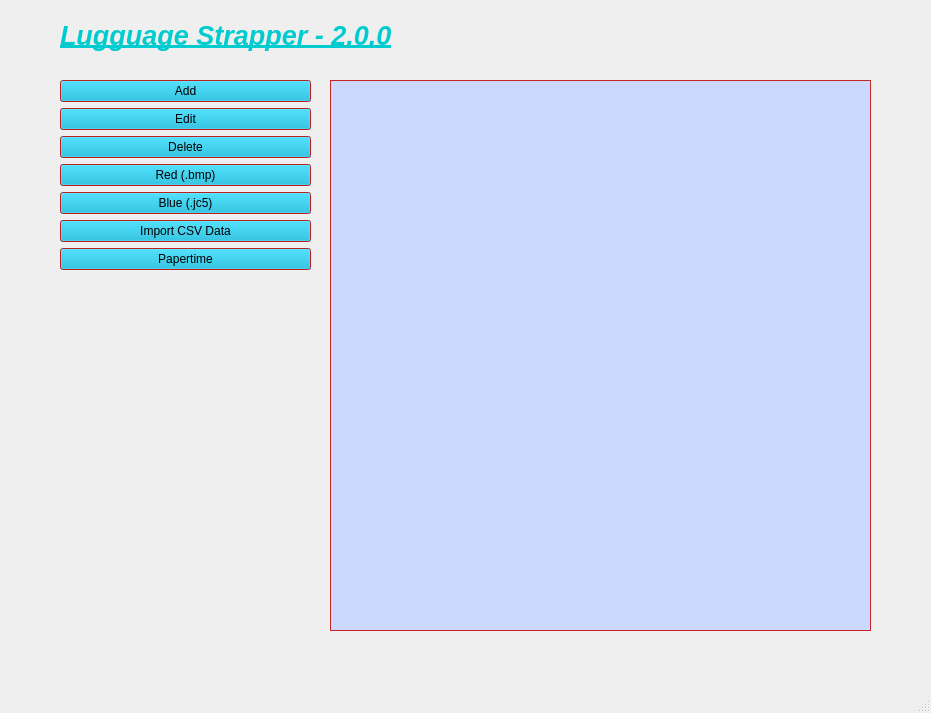
<?xml version="1.0" encoding="UTF-8"?>
<ui version="4.0">
 <class>MainWindow</class>
 <widget class="QMainWindow" name="MainWindow">
  <property name="geometry">
   <rect>
    <x>0</x>
    <y>0</y>
    <width>931</width>
    <height>713</height>
   </rect>
  </property>
  <property name="windowTitle">
   <string>MainWindow</string>
  </property>
  <widget class="QWidget" name="centralwidget">
   <property name="palette">
    <palette>
     <active>
      <colorrole role="Button">
       <brush brushstyle="SolidPattern">
        <color alpha="255">
         <red>0</red>
         <green>174</green>
         <blue>209</blue>
        </color>
       </brush>
      </colorrole>
      <colorrole role="Base">
       <brush brushstyle="SolidPattern">
        <color alpha="255">
         <red>255</red>
         <green>255</green>
         <blue>255</blue>
        </color>
       </brush>
      </colorrole>
      <colorrole role="Window">
       <brush brushstyle="SolidPattern">
        <color alpha="255">
         <red>0</red>
         <green>123</green>
         <blue>255</blue>
        </color>
       </brush>
      </colorrole>
      <colorrole role="AlternateBase">
       <brush brushstyle="SolidPattern">
        <color alpha="255">
         <red>0</red>
         <green>123</green>
         <blue>255</blue>
        </color>
       </brush>
      </colorrole>
     </active>
     <inactive>
      <colorrole role="Button">
       <brush brushstyle="SolidPattern">
        <color alpha="255">
         <red>0</red>
         <green>174</green>
         <blue>209</blue>
        </color>
       </brush>
      </colorrole>
      <colorrole role="Base">
       <brush brushstyle="SolidPattern">
        <color alpha="255">
         <red>255</red>
         <green>255</green>
         <blue>255</blue>
        </color>
       </brush>
      </colorrole>
      <colorrole role="Window">
       <brush brushstyle="SolidPattern">
        <color alpha="255">
         <red>0</red>
         <green>123</green>
         <blue>255</blue>
        </color>
       </brush>
      </colorrole>
      <colorrole role="AlternateBase">
       <brush brushstyle="SolidPattern">
        <color alpha="255">
         <red>0</red>
         <green>123</green>
         <blue>255</blue>
        </color>
       </brush>
      </colorrole>
     </inactive>
     <disabled>
      <colorrole role="Button">
       <brush brushstyle="SolidPattern">
        <color alpha="255">
         <red>0</red>
         <green>174</green>
         <blue>209</blue>
        </color>
       </brush>
      </colorrole>
      <colorrole role="Base">
       <brush brushstyle="SolidPattern">
        <color alpha="255">
         <red>0</red>
         <green>123</green>
         <blue>255</blue>
        </color>
       </brush>
      </colorrole>
      <colorrole role="Window">
       <brush brushstyle="SolidPattern">
        <color alpha="255">
         <red>0</red>
         <green>123</green>
         <blue>255</blue>
        </color>
       </brush>
      </colorrole>
      <colorrole role="AlternateBase">
       <brush brushstyle="SolidPattern">
        <color alpha="255">
         <red>0</red>
         <green>123</green>
         <blue>255</blue>
        </color>
       </brush>
      </colorrole>
     </disabled>
    </palette>
   </property>
   <widget class="QWidget" name="horizontalLayoutWidget_2">
    <property name="geometry">
     <rect>
      <x>0</x>
      <y>0</y>
      <width>931</width>
      <height>671</height>
     </rect>
    </property>
    <layout class="QHBoxLayout" name="horizontalLayout">
     <item>
      <widget class="QWidget" name="widget" native="true">
       <property name="palette">
        <palette>
         <active>
          <colorrole role="Base">
           <brush brushstyle="SolidPattern">
            <color alpha="255">
             <red>255</red>
             <green>255</green>
             <blue>255</blue>
            </color>
           </brush>
          </colorrole>
          <colorrole role="Window">
           <brush brushstyle="SolidPattern">
            <color alpha="255">
             <red>255</red>
             <green>48</green>
             <blue>48</blue>
            </color>
           </brush>
          </colorrole>
         </active>
         <inactive>
          <colorrole role="Base">
           <brush brushstyle="SolidPattern">
            <color alpha="255">
             <red>255</red>
             <green>255</green>
             <blue>255</blue>
            </color>
           </brush>
          </colorrole>
          <colorrole role="Window">
           <brush brushstyle="SolidPattern">
            <color alpha="255">
             <red>255</red>
             <green>48</green>
             <blue>48</blue>
            </color>
           </brush>
          </colorrole>
         </inactive>
         <disabled>
          <colorrole role="Base">
           <brush brushstyle="SolidPattern">
            <color alpha="255">
             <red>255</red>
             <green>48</green>
             <blue>48</blue>
            </color>
           </brush>
          </colorrole>
          <colorrole role="Window">
           <brush brushstyle="SolidPattern">
            <color alpha="255">
             <red>255</red>
             <green>48</green>
             <blue>48</blue>
            </color>
           </brush>
          </colorrole>
         </disabled>
        </palette>
       </property>
       <widget class="QWidget" name="horizontalLayoutWidget">
        <property name="geometry">
         <rect>
          <x>60</x>
          <y>80</y>
          <width>251</width>
          <height>551</height>
         </rect>
        </property>
        <layout class="QHBoxLayout" name="horizontalLayout_2">
         <item>
          <layout class="QVBoxLayout" name="verticalLayout_2">
           <item>
            <widget class="QPushButton" name="add_button">
             <property name="palette">
              <palette>
               <active>
                <colorrole role="Midlight">
                 <brush brushstyle="SolidPattern">
                  <color alpha="255">
                   <red>0</red>
                   <green>186</green>
                   <blue>203</blue>
                  </color>
                 </brush>
                </colorrole>
               </active>
               <inactive>
                <colorrole role="Midlight">
                 <brush brushstyle="SolidPattern">
                  <color alpha="255">
                   <red>0</red>
                   <green>186</green>
                   <blue>203</blue>
                  </color>
                 </brush>
                </colorrole>
               </inactive>
               <disabled>
                <colorrole role="Midlight">
                 <brush brushstyle="SolidPattern">
                  <color alpha="255">
                   <red>0</red>
                   <green>186</green>
                   <blue>203</blue>
                  </color>
                 </brush>
                </colorrole>
               </disabled>
              </palette>
             </property>
             <property name="text">
              <string>Add</string>
             </property>
            </widget>
           </item>
           <item>
            <widget class="QPushButton" name="edit_button">
             <property name="text">
              <string>Edit</string>
             </property>
            </widget>
           </item>
           <item>
            <widget class="QPushButton" name="delete_button">
             <property name="text">
              <string>Delete</string>
             </property>
            </widget>
           </item>
           <item>
            <widget class="QPushButton" name="red_button">
             <property name="text">
              <string>Red (.bmp)</string>
             </property>
            </widget>
           </item>
           <item>
            <widget class="QPushButton" name="blue_button">
             <property name="text">
              <string>Blue (.jc5)</string>
             </property>
            </widget>
           </item>
           <item>
            <widget class="QPushButton" name="csv_button">
             <property name="text">
              <string>Import CSV Data</string>
             </property>
            </widget>
           </item>
           <item>
            <widget class="QPushButton" name="papertime_button">
             <property name="text">
              <string>Papertime</string>
             </property>
            </widget>
           </item>
           <item>
            <spacer name="verticalSpacer">
             <property name="orientation">
              <enum>Qt::Vertical</enum>
             </property>
             <property name="sizeHint" stdset="0">
              <size>
               <width>20</width>
               <height>40</height>
              </size>
             </property>
            </spacer>
           </item>
          </layout>
         </item>
        </layout>
       </widget>
       <widget class="QTableWidget" name="strap_table">
        <property name="geometry">
         <rect>
          <x>330</x>
          <y>80</y>
          <width>541</width>
          <height>551</height>
         </rect>
        </property>
        <property name="palette">
         <palette>
          <active>
           <colorrole role="Base">
            <brush brushstyle="SolidPattern">
             <color alpha="255">
              <red>203</red>
              <green>217</green>
              <blue>255</blue>
             </color>
            </brush>
           </colorrole>
          </active>
          <inactive>
           <colorrole role="Base">
            <brush brushstyle="SolidPattern">
             <color alpha="255">
              <red>203</red>
              <green>217</green>
              <blue>255</blue>
             </color>
            </brush>
           </colorrole>
          </inactive>
          <disabled>
           <colorrole role="Base">
            <brush brushstyle="SolidPattern">
             <color alpha="255">
              <red>0</red>
              <green>123</green>
              <blue>255</blue>
             </color>
            </brush>
           </colorrole>
          </disabled>
         </palette>
        </property>
       </widget>
       <widget class="QLabel" name="label">
        <property name="geometry">
         <rect>
          <x>60</x>
          <y>10</y>
          <width>361</width>
          <height>51</height>
         </rect>
        </property>
        <property name="text">
         <string>&lt;html&gt;&lt;head/&gt;&lt;body&gt;&lt;p&gt;&lt;span style=&quot; font-size:20pt; font-weight:600; font-style:italic; text-decoration: underline; color:#00cccf;&quot;&gt;Lugguage Strapper - 2.0.0&lt;/span&gt;&lt;/p&gt;&lt;/body&gt;&lt;/html&gt;</string>
        </property>
       </widget>
      </widget>
     </item>
    </layout>
   </widget>
  </widget>
  <widget class="QMenuBar" name="menubar">
   <property name="geometry">
    <rect>
     <x>0</x>
     <y>0</y>
     <width>931</width>
     <height>21</height>
    </rect>
   </property>
  </widget>
  <widget class="QStatusBar" name="statusbar"/>
 </widget>
 <resources/>
 <connections/>
</ui>
